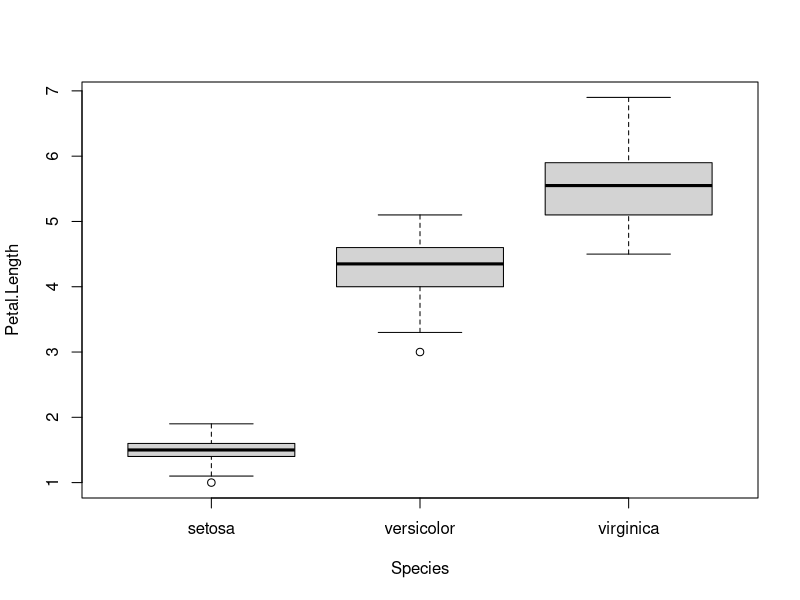
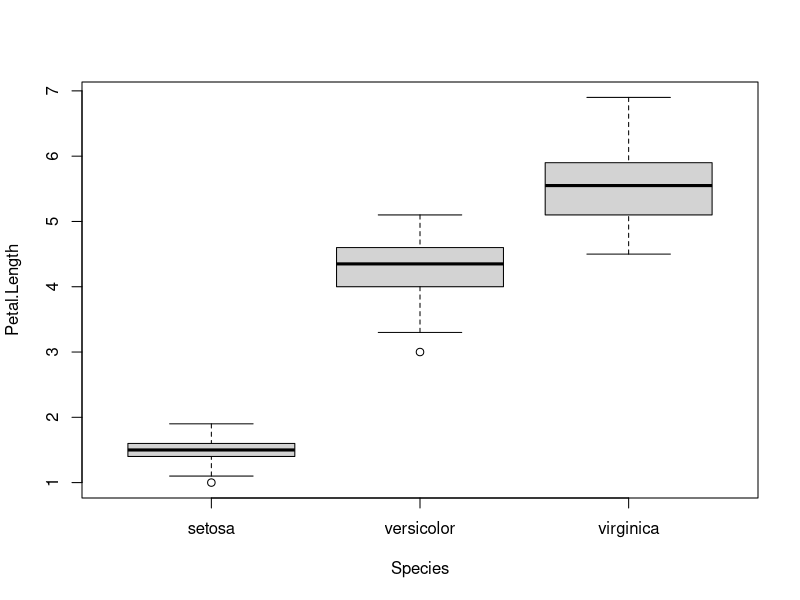

The R source for these figures, in order:
## ---- chunk 1
#knitr::opts_chunk$set(echo = FALSE)
## ---- chunk 2
head(iris)
## ---- chunk 3
summary(iris)
## ---- chunk 4
summary(iris)
## ---- chunk 5
summary(iris)
## ---- chunk 6
boxplot(Petal.Length ~ Species, data = iris)
## ---- chunk 7
boxplot(Petal.Length ~ Species, data = iris)
